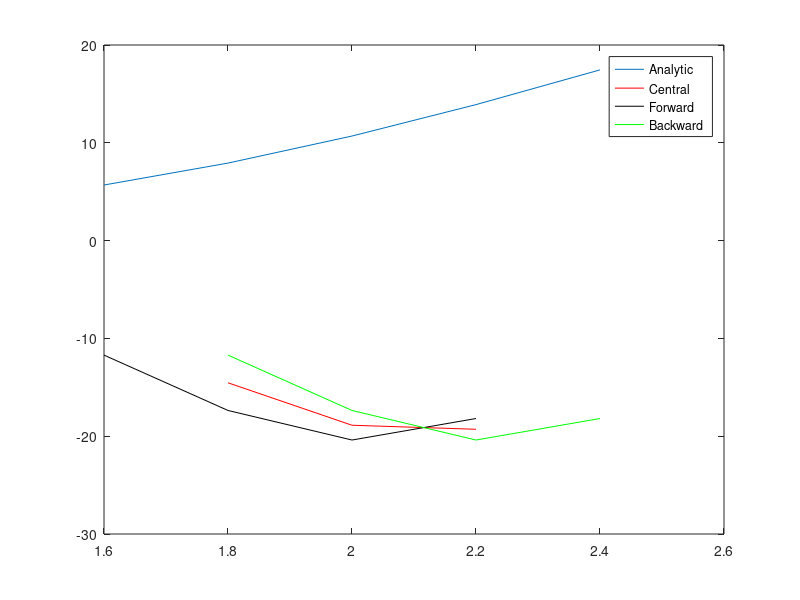

This chart was generated by the following MATLAB code:
Fun = @(x) (x.^3).*sin(2*x); 
dFun = @(x) 3*(x.^2)+2*cos(2*x);
x=linspace(1.6,2.4,5);
F=Fun(x);
h=x(2)-x(1);
xCentral=x(2:end-1);
dFCenteral=(F(3:end)-F(1:end-2))/(2*h);
xForward=x(1:end-1);
dFForward=(F(2:end)-F(1:end-1))/h;
xBackward=x(2:end);
dFBackward=(F(2:end)-F(1:end-1))/h;
plot(x,dFun(x));
hold on
plot(xCentral,dFCenteral,'r')
plot(xForward,dFForward,'k');
plot(xBackward,dFBackward,'g');
legend('Analytic','Central','Forward','Backward')